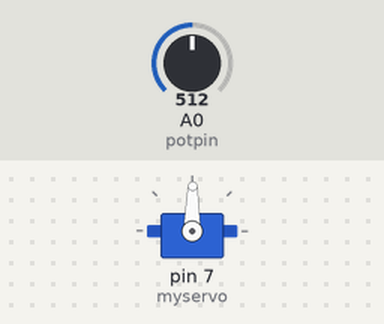
A sketch run on a simulated Arduino Uno, built with avr-gcc and run on an emulated ATmega328P. On the bench: servo. The test bench sets the inputs (shaded band); at power-on: A0 (potpin) = 512.

Above: at 1.2 s.
1.3 s: A0 (potpin) set to 716
At 2.0 s:
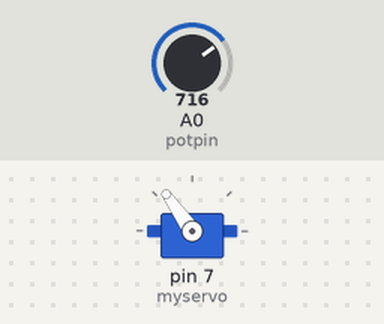
2.8 s: A0 (potpin) set to 900
At 4.0 s:
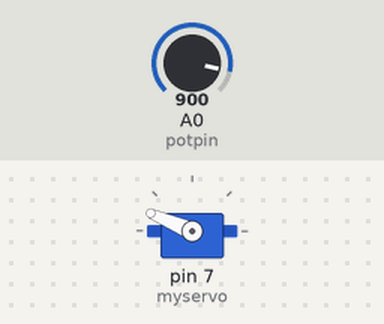
4.3 s: A0 (potpin) set to 1023
At 5.5 s:
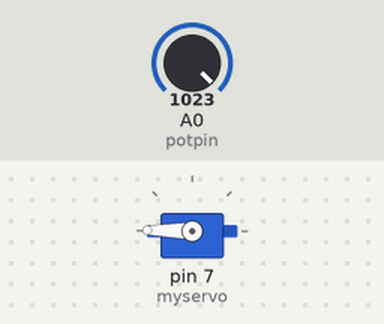
5.8 s: A0 (potpin) set to 306
At 6.3 s:
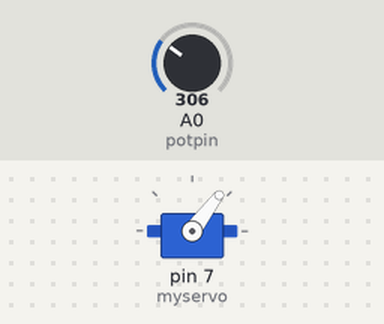
7.3 s: A0 (potpin) set to 122
At 7.7 s:
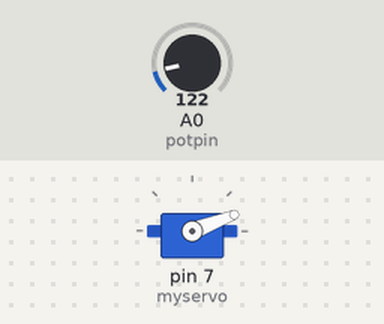
8.8 s: A0 (potpin) set to 511
At 9.8 s:
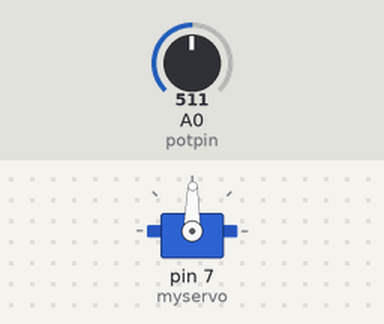
Timing chart, 0 to 11.3 s (numbered marks = the images above; inputs shaded):
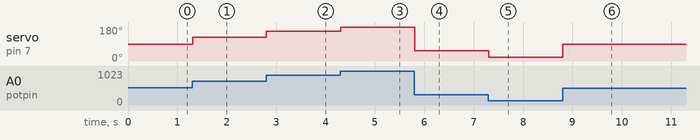

The sketch:

ArdServoPot.ino
```cpp
#include <Servo.h> // Carga la librería Servo.h que contiene métodos para trabajar con servos
Servo myservo;
int potpin = 0;
int val;
void setup()
{
myservo.attach(7); // asocia el servo al pin 7
}

void loop()
{
val = analogRead(potpin);  // lee el valor del potenciómetro (valor
                           //entre 0 y 1023)
val = map(val, 0, 1023, 0, 179);  // escala el valor para usarlo con el
                           //servo (valor entre 0 y 180)
myservo.write(val);        // fija la posición del servo de acuerdo
                           //al valor escalado
delay(15);
}
```

Measured:
- after the input at 1.3 s, servo on pin 7 (myservo): 89° → 125° at once
- after the input at 2.8 s, servo on pin 7 (myservo): 125° → 157° at once
- after the input at 4.3 s, servo on pin 7 (myservo): 157° → 179° at once
- after the input at 5.8 s, servo on pin 7 (myservo): 179° → 53° at once
- after the input at 7.3 s, servo on pin 7 (myservo): 53° → 21° at once
- after the input at 8.8 s, servo on pin 7 (myservo): 21° → 89° at once
